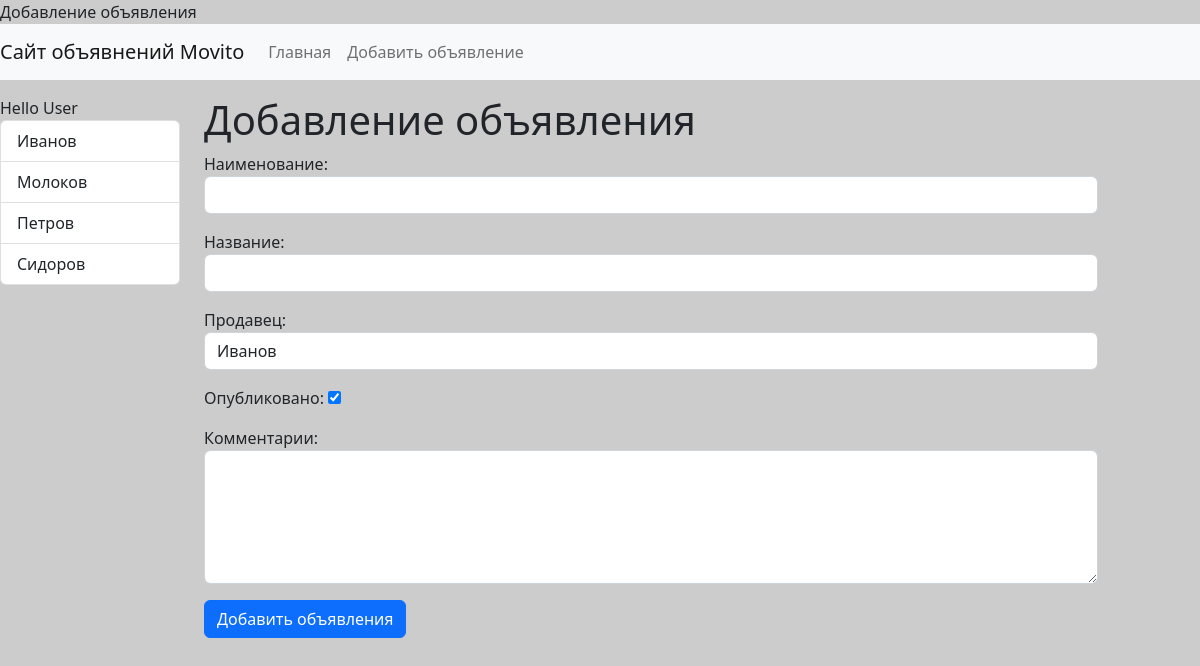
The page /catalog/add-advert/ on the database its author committed.
### catalog/models.py (models this page shows)
class Seller(models.Model):
    seller_name = models.CharField(max_length=150, db_index=True, verbose_name='Имя Продавца')
    class Meta:
            verbose_name = 'Продавец'
            verbose_name_plural = 'Продавцы'
            ordering = ['seller_name']
    def __str__(self) -> str:
        return self.seller_name
    def get_absolute_url(self):
        return reverse('name_path_seller', kwargs={"seller_id": self.pk})

### catalog/views.py (the view)
# urls.py: path('catalog/add-advert/', add_advert, name='name_path_add_advert'),
def add_advert(request):
    if request.method =='POST':
        form_advert = AdvertForm(request.POST)
        if form_advert.is_valid():
            print(form_advert.cleaned_data)
            Catalog.objects.create(**form_advert.cleaned_data)  # **- распаковка словаря
            return redirect('name_path_home')
    else:
        form_advert = AdvertForm()
    data_in_template_AddAdvert = {
        'formAdvert': form_advert,
    }
    return render(request, 'catalog/add_advert.html', context= data_in_template_AddAdvert)

### catalog/forms.py
class AdvertForm(forms.Form):
    title = forms.CharField(max_length=150, label='Наименование', widget=forms.TextInput(attrs={"class": "form-control"}))
    name = forms.CharField(max_length=150, label='Название', required=False, widget=forms.TextInput(attrs={"class": "form-control"}) )
    seller = forms.ModelChoiceField(queryset=Seller.objects.all(), label='Продавец', empty_label=None, widget=forms.Select(attrs={"class": "form-control"}))
    is_publ = forms.BooleanField( label='Опубликовано', initial=True)
    comments = forms.CharField( label='Комментарии', required=False, widget=forms.Textarea(attrs={"class": "form-control", "rows": 5}) )                      # комментарии к товару

### catalog/templatetags/catalog_tags.py (called while the page is built)
@register.inclusion_tag('catalog/list_sellers.html')
def show_sellers(arg1 = "Hello", arg2 = "world"):
    sellers = Seller.objects.all()
    return {"list_of_sellers" : sellers, 'arg1': arg1, 'arg2': arg2}

### catalog/templates/catalog/add_advert.html (shortened to what this page needs)
{% extends 'base.html' %}
{% block sidebar %}
{% include 'inc/_sidebar.html' %}
{% endblock %}
{% block content %}
<h1>Добавление объявления</h1>
<form action="{% url 'name_path_add_advert' %}" method="post">
    {{ formAdvert.as_p }}
    <button type="submit" class="btn btn-primary btn-block">Добавить объявления</button>
</form>
{% endblock %}

### catalog/templates/catalog/list_sellers.html
<div class="list-group">
    {{ arg1}} {{ arg2}}
    {% for  itemSeller in list_of_sellers %}
    <a href=" {{ itemSeller.get_absolute_url }}" class="list-group-item list-group-item-action"> {{ itemSeller.seller_name }}</a>
    {% endfor %}
</div>

### config/static/css/style.css (style rules this page uses)
body { background-color: #ccc; }

### rows shown on the page
Seller: seller_name "Иванов"
Seller: seller_name "Молоков"
Seller: seller_name "Петров"
Seller: seller_name "Сидоров"

### other values the page prints
{{ arg1 }} "Hello"
{{ arg2 }} "User"
